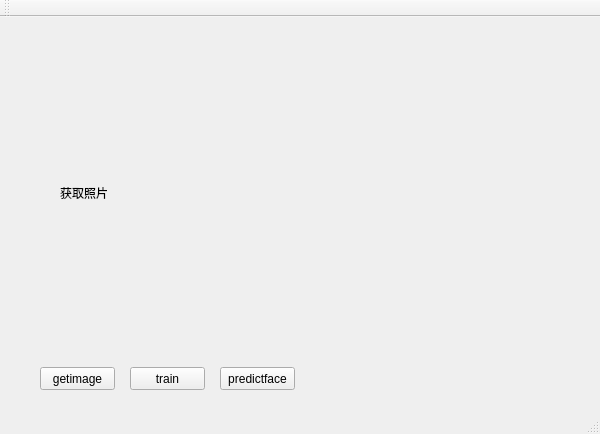
<?xml version="1.0" encoding="UTF-8"?>
<ui version="4.0">
 <class>MyOpenClass</class>
 <widget class="QMainWindow" name="MyOpenClass">
  <property name="geometry">
   <rect>
    <x>0</x>
    <y>0</y>
    <width>600</width>
    <height>434</height>
   </rect>
  </property>
  <property name="windowTitle">
   <string>MyOpen</string>
  </property>
  <widget class="QWidget" name="centralWidget">
   <widget class="QPushButton" name="getimage">
    <property name="geometry">
     <rect>
      <x>40</x>
      <y>350</y>
      <width>75</width>
      <height>23</height>
     </rect>
    </property>
    <property name="text">
     <string>getimage</string>
    </property>
   </widget>
   <widget class="QStackedWidget" name="stackedWidget">
    <property name="geometry">
     <rect>
      <x>30</x>
      <y>0</y>
      <width>541</width>
      <height>321</height>
     </rect>
    </property>
    <property name="currentIndex">
     <number>0</number>
    </property>
    <widget class="QWidget" name="page">
     <widget class="QLabel" name="imagelabel1">
      <property name="geometry">
       <rect>
        <x>30</x>
        <y>20</y>
        <width>441</width>
        <height>311</height>
       </rect>
      </property>
      <property name="text">
       <string>获取照片</string>
      </property>
     </widget>
    </widget>
    <widget class="QWidget" name="page_2">
     <widget class="QLabel" name="trainlabel">
      <property name="geometry">
       <rect>
        <x>10</x>
        <y>10</y>
        <width>491</width>
        <height>311</height>
       </rect>
      </property>
      <property name="text">
       <string>训练</string>
      </property>
     </widget>
    </widget>
   </widget>
   <widget class="QPushButton" name="train">
    <property name="geometry">
     <rect>
      <x>130</x>
      <y>350</y>
      <width>75</width>
      <height>23</height>
     </rect>
    </property>
    <property name="text">
     <string>train</string>
    </property>
   </widget>
   <widget class="QPushButton" name="predictface">
    <property name="geometry">
     <rect>
      <x>220</x>
      <y>350</y>
      <width>75</width>
      <height>23</height>
     </rect>
    </property>
    <property name="text">
     <string>predictface</string>
    </property>
   </widget>
  </widget>
  <widget class="QMenuBar" name="menuBar">
   <property name="geometry">
    <rect>
     <x>0</x>
     <y>0</y>
     <width>600</width>
     <height>23</height>
    </rect>
   </property>
  </widget>
  <widget class="QToolBar" name="mainToolBar">
   <attribute name="toolBarArea">
    <enum>TopToolBarArea</enum>
   </attribute>
   <attribute name="toolBarBreak">
    <bool>false</bool>
   </attribute>
  </widget>
  <widget class="QStatusBar" name="statusBar"/>
 </widget>
 <layoutdefault spacing="6" margin="11"/>
 <resources/>
 <connections/>
</ui>
